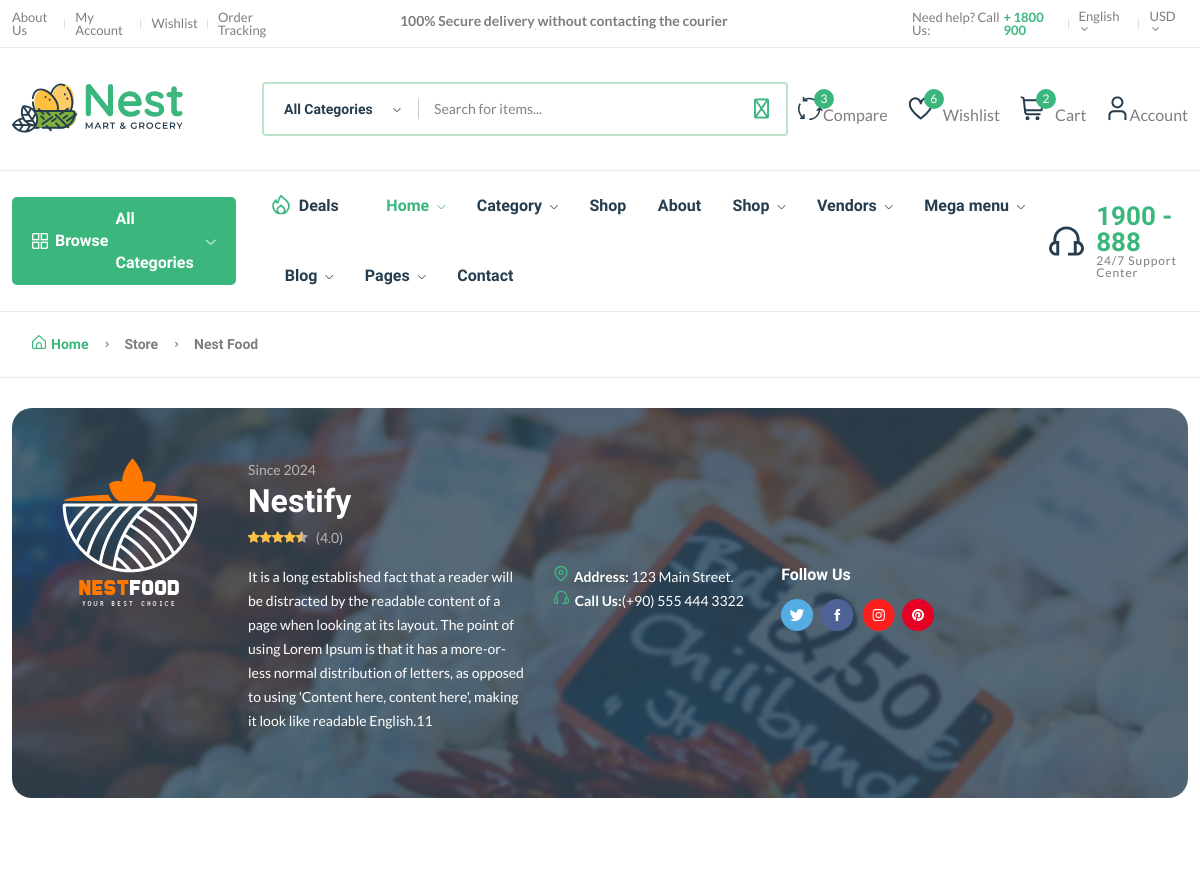
Before: /vendors/ven2ceb41b4f5/ (upper part) with the older database file.
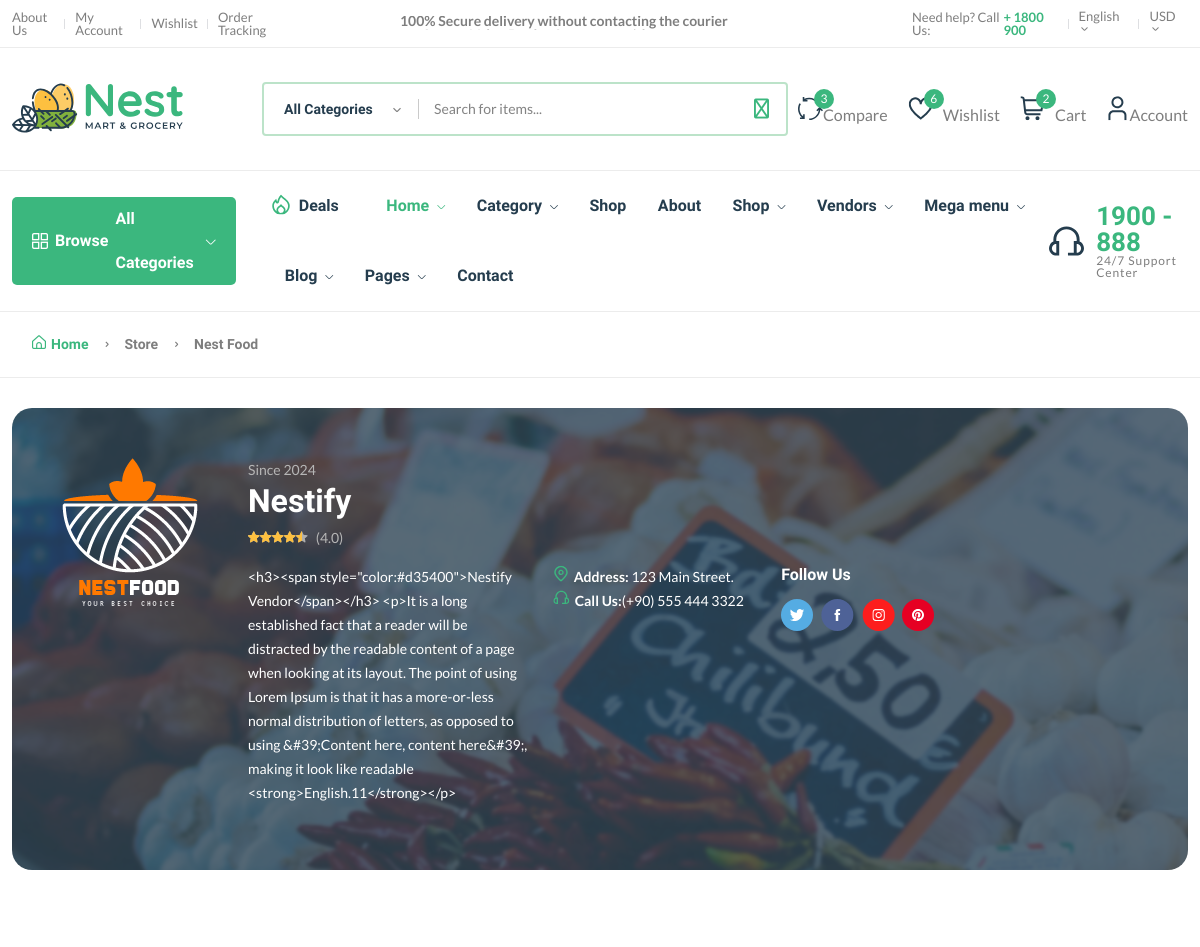
After: the same page with the newer database file.
### core/models.py (models this page shows, shortened)
class Vendor(models.Model):
    vid = ShortUUIDField(unique=True, length=10, max_length=20, prefix="ven", alphabet="abcdefgh12345")
    title = models.CharField(max_length=100, default="Nestify")
    image = models.ImageField(upload_to=user_directory_path, default="product.jpg")
    cover_image = models.ImageField(upload_to=user_directory_path, default="product.jpg")
    description = RichTextUploadingField(null=True, blank=True, default="It is a amazing Vendor") # form oluşturulup kullanıcıdan bilgi alınırken bu alanın kullanıcı boş bırakabilmesi için blank=True yapıldı. db de boş olabilmesi için null=True
    address = models.CharField(max_length=100, default="123 Main Street.")
    contact = models.CharField(max_length=100, default="555 444 3322")
    chat_resp_time = models.CharField(max_length=100, default="100")
    shipping_on_time = models.CharField(max_length=100, default="100")
    authentic_rating = models.CharField(max_length=100, default="100")
    days_return = models.CharField(max_length=100, default="100")
    varranty_period = models.CharField(max_length=100, default="100")
    user = models.ForeignKey(User, on_delete=models.SET_NULL, null=True)
    date = models.DateTimeField(auto_now_add=True, null=True, blank=True)
    class Meta:
        verbose_name_plural = "Vendors"

### core/views.py (the view)
# urls.py: path("vendors/<vid>/", views.vendor_detail_view, name="vendor_detail_view"),
def vendor_detail_view(request, vid):
    vendor = Vendor.objects.get(vid=vid)
    products = Product.objects.filter(vendor=vendor, product_status="published")
    context = {
        'vendor':vendor,
        'products':products,
    }
    return render(request, "core/vendor-detail.html", context=context)

### core/context_processor.py (called while the page is built)
def default(request):
    categories = Category.objects.all()
    address = None  # Varsayılan olarak adresi None olarak ayarla
    vendors = Vendor.objects.all()
    if request.user.is_authenticated:  # Kullanıcı giriş yapmışsa
        try:
            address = Address.objects.get(user=request.user)
        except Address.DoesNotExist:  # Kullanıcının adresi yoksa
            pass
    return {
        'categories': categories,
        'address': address,
        'vendors': vendors,
    }

### core/models.py (called while the page is built)
    def get_percentage(self):
        new_price = (self.price/self.old_price) * 100
        return 100 - new_price

### templates/core/vendor-detail.html (shortened to what the changed rows need)
{% extends 'partials/base.html' %}
{% load static %}
{% block content %}
    <main class="main">
        <div class="container mb-30">
            <div class="archive-header-3 mt-30 mb-80" style="background-image: url({{ vendor.cover_image.url }})">
                <div class="archive-header-3-inner">
                    <div class="vendor-logo mr-50">
                        <img src="{{ vendor.image.url }}" alt="" />
                    </div>
                    <div class="vendor-content">
                        <div class="product-category">
                            <span class="text-muted">Since {{ vendor.date|date:'Y' }}</span>
                        </div>
                        <h3 class="mb-5 text-white"><a href="vendor-details-1.html" class="text-white">{{ vendor.title }}</a></h3>
                        <div class="row">
                            <div class="col-lg-4">
                                <div class="vendor-des mb-15">
                                    <p class="font-sm text-white">{{ vendor.description }}</p>
                                </div>
                            </div>
                            <div class="col-lg-3">
                                <div class="vendor-info text-white mb-15">
                                    <ul class="font-sm">
                                        <li><img class="mr-5" src="{% static 'assets/imgs/theme/icons/icon-location.svg' %}" alt="" /><strong>Address: </strong> <span>{{ vendor.address }}</span></li>
                                        <li><img class="mr-5" src="{% static 'assets/imgs/theme/icons/icon-contact.svg' %}" alt="" /><strong>Call Us:</strong><span>(+90)&nbsp;{{ vendor.contact }}</span></li>
                                    </ul>
                                </div>
                            </div>
                        </div>
                    </div>
                </div>
            </div>
        </div>
    </main>
{% endblock content %}

Changed rows visible on the page:
changed Vendor "Nestify": description "It is a long established fact that a reader will be distracted by the readable content of a page when looking at its layout. The point of using Lorem Ipsum is that it has a more-or-less normal distribution of letters, as opposed to using 'Content here, content here', making it look like readable English.11" → "<h3><span style=\"color:#d35400\">Nestify Vendor</span></h3> <p>It is a long established fact that a reader will be distracted by the readable content of a page when looking at its layout. The point of using Lorem Ipsum is that it has a more-or-less normal distribution of letters, as opposed to using &#39;Content here, content here&#39;, making it look like readable <strong>English.11</strong></p>"
